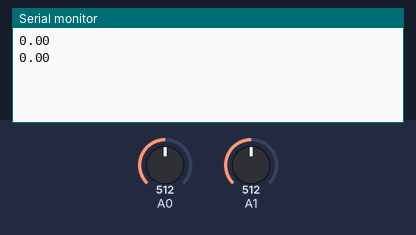
A sketch run on a simulated Arduino Uno, built with avr-gcc and run on an emulated ATmega328P. Shown: the last lines printed to the serial monitor. The test bench sets the inputs (shaded band); at power-on: A0 = 512, A1 = 512.

Above: at 1.8 s.
1.9 s: A0 set to 716
At 2.8 s:
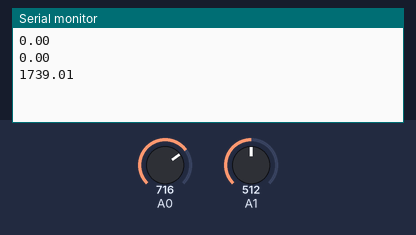
3.4 s: A1 set to 716
At 4.7 s:
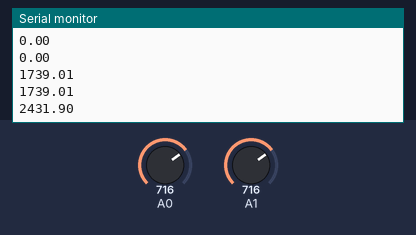
4.9 s: A0 set to 900
At 5.8 s:
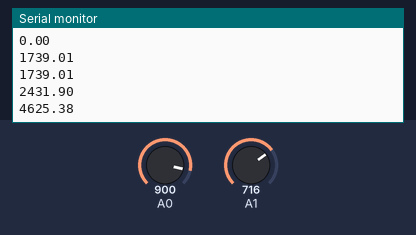
6.4 s: A1 set to 900
At 7.4 s:
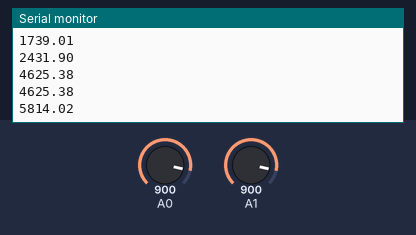
Timing chart, 0 to 8.9 s (numbered marks = the images above; inputs shaded):
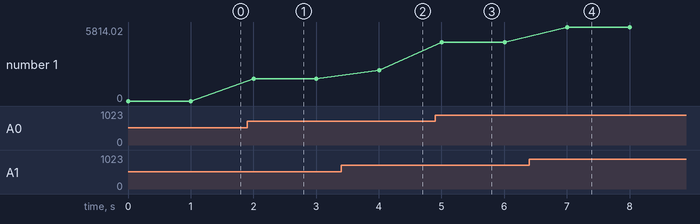

Measured:
- after the input at 1.9 s, the serial monitor: prints a new line after 0.10 s (image 1)
- after the input at 3.4 s, the serial monitor: prints a new line after 0.60 s (image 2)
- after the input at 4.9 s, the serial monitor: prints a new line after 0.10 s (image 3)
- after the input at 6.4 s, the serial monitor: prints a new line after 0.61 s (image 4)
- plotted number 1: 0 → 1739.01 after the input at 1.9 s, 1739.01 → 2431.9 after the input at 3.4 s, 2431.9 → 4625.38 after the input at 4.9 s, 4625.38 → 5814.02 after the input at 6.4 s

The sketch:

LineNode.ino
```cpp
void setup() {
  Serial.begin(9600);
}

void loop() {
  int c = analogRead(A0);
  int v = analogRead(A1);

  float I = (c - 512) * (5.0 / 1023.0) / 0.066;
  float V = v * (230.0 / 1023.0);
  float P = V * I;

  Serial.println(P);

  delay(1000);
}
```
